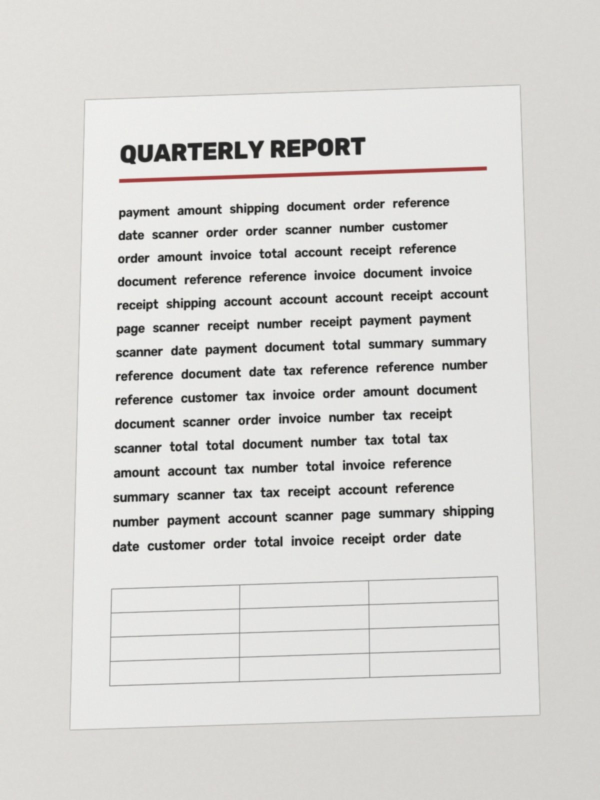
#> input picture app/assets/samples/low_contrast.jpg, 1200 x 1600 px (shown at 1/2 size); its folder holds only this picture in this run
$ python -i filters.py   (imports and definitions only)
#> lines starting #> are read from the running program, lines starting #| are printed output that depends on the picture
#> further down, picture is the input picture: shape (1600, 1200, 3); mean B, G, R 211.4, 214.2, 215
"""Enhancement filters applied to a flattened page, plus rotate and crop."""

from __future__ import annotations

from enum import Enum

import cv2
import numpy as np


class Filter(str, Enum):
    ORIGINAL = "original"
    GRAYSCALE = "grayscale"
    BW = "bw"
    MAGIC_COLOR = "magic_color"


def _background(channel: np.ndarray) -> np.ndarray:
    """Estimate the paper/illumination level per pixel (text removed), at low res for speed."""
    h, w = channel.shape
    s = min(1.0, 400 / max(h, w))
    small = cv2.resize(channel, (max(1, round(w * s)), max(1, round(h * s))), interpolation=cv2.INTER_AREA)
    # Small kernels follow hard shadow edges closely (big ones leave a grey band).
    k = max(3, (min(small.shape) // 40) | 1)
    bg = cv2.dilate(small, cv2.getStructuringElement(cv2.MORPH_ELLIPSE, (k, k)))  # erase dark ink
    bg = cv2.medianBlur(bg, k * 2 + 1)
    bg = cv2.GaussianBlur(bg, (0, 0), k / 4)
    return cv2.resize(bg, (w, h), interpolation=cv2.INTER_LINEAR)


def remove_shadows(image: np.ndarray) -> np.ndarray:
    """Divide each channel by its estimated background so the paper becomes evenly white."""
    chans = cv2.split(image) if image.ndim == 3 else [image]
    out = []
    for c in chans:
        bg = _background(c).astype(np.float32)
        out.append(np.clip(c.astype(np.float32) / np.maximum(bg, 1) * 255, 0, 255).astype(np.uint8))
#> this loop made 3 passes
#> pass 1, in _background, `small = cv2.resize(channel, (max(1, round(w * s)), max(1, round(h * s)..`:
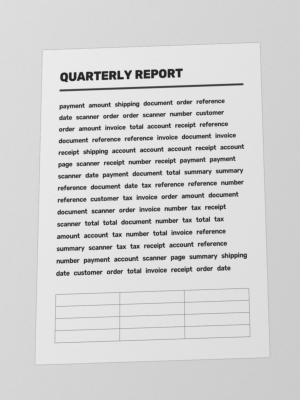
#> small: shape (400, 300); min 35, max 237, mean 211.4
#> pass 1, in _background, `bg = cv2.dilate(small, cv2.getStructuringElement(cv2.MORPH_ELLIPSE, (k..`:
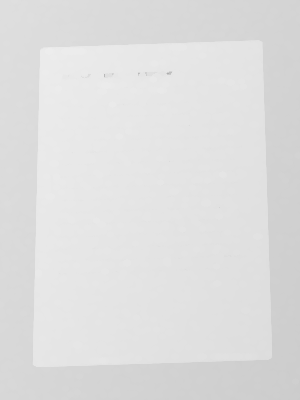
#> bg: shape (400, 300); min 174, max 237, mean 222.7
#> after the loop, out = 3 items
    return cv2.merge(out) if len(out) > 1 else out[0]
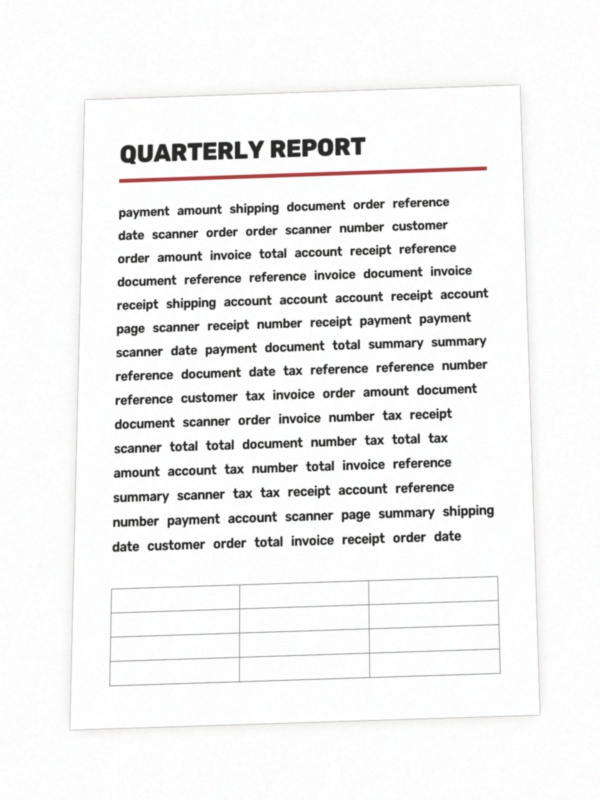
#> returned value: shape (1600, 1200, 3) (shown at 1/2 size); mean of channels 0, 1, 2 241.7, 241.9, 242.1; drawn as B, G, R


def grayscale(image: np.ndarray) -> np.ndarray:
    return cv2.cvtColor(image, cv2.COLOR_BGR2GRAY) if image.ndim == 3 else image.copy()


PHOTO_STRIP = 0.3  # depth of the strip along each short side searched for an ID card's photo
PHOTO_MIN_TONE = 0.2  # share of photo-like pixels a strip needs (and 1.5x the other side's)


# [36 lines left out: functions photo_strip, black_and_white, not called in this run]


def magic_color(image: np.ndarray) -> np.ndarray:
    """Shadow removal + local contrast + a little saturation, like CamScanner's 'Magic Color'."""
    if image.ndim == 2:
        image = cv2.cvtColor(image, cv2.COLOR_GRAY2BGR)
    flat = remove_shadows(image)
    lab = cv2.cvtColor(flat, cv2.COLOR_BGR2LAB)
#> lab: shape (1600, 1200, 3); mean of channels 0, 1, 2 242.9, 128.1, 128.1
    lightness, a, b = cv2.split(lab)
    lightness = cv2.createCLAHE(clipLimit=1.5, tileGridSize=(8, 8)).apply(lightness)
    # push near-white paper to pure white and deepen ink
    lightness = cv2.LUT(lightness, np.clip((np.arange(256) - 20) * 255 / 215, 0, 255).astype(np.uint8))
    out = cv2.cvtColor(cv2.merge([lightness, a, b]), cv2.COLOR_LAB2BGR)
    hsv = cv2.cvtColor(out, cv2.COLOR_BGR2HSV).astype(np.float32)
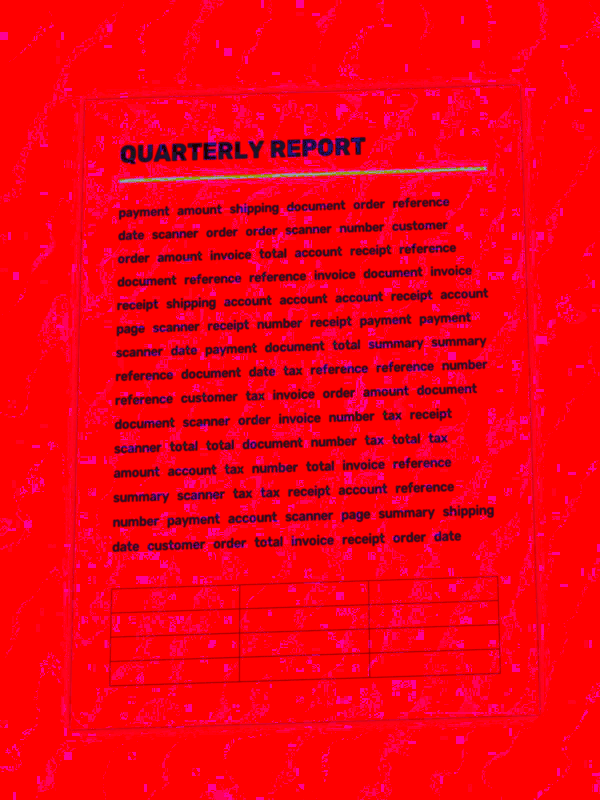
#> hsv: shape (1600, 1200, 3) float32 (shown at 1/2 size); mean B, G, R 15.2, 1.2, 244
    hsv[..., 1] = np.clip(hsv[..., 1] * 1.25, 0, 255)
    return cv2.cvtColor(hsv.astype(np.uint8), cv2.COLOR_HSV2BGR)


# [26 lines left out: functions apply_filter, rotate, crop, not called in this run]

>>> import cv2
>>> picture = cv2.imread('../../app/assets/samples/low_contrast.jpg')
>>> result = magic_color(picture)

$ run again, on app/assets/samples/strong_perspective.jpg
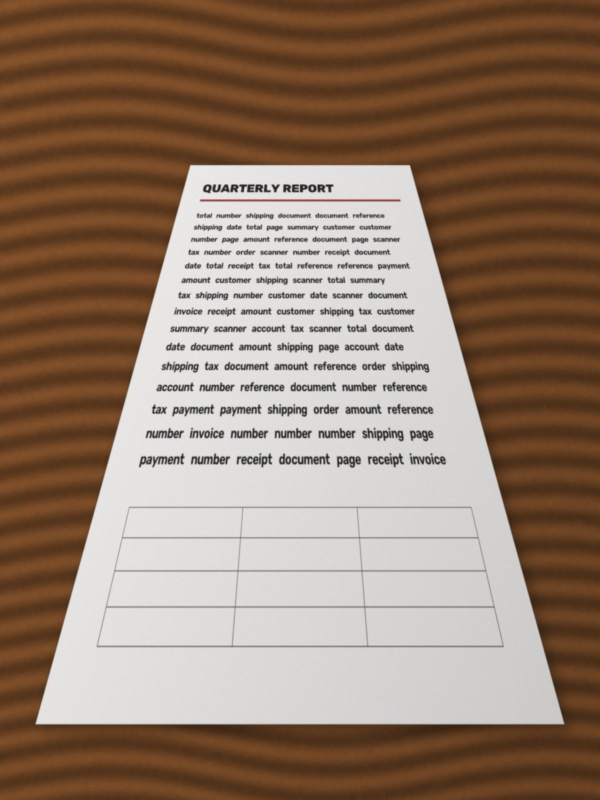
#> input picture app/assets/samples/strong_perspective.jpg, 1200 x 1600 px (shown at 1/2 size)
#> picture is the input picture: shape (1600, 1200, 3); mean B, G, R 108.4, 125.9, 148.1
#> the loop in remove_shadows, `for c in chans:` made 3 passes
#> after the loop in remove_shadows, `for c in chans:`:
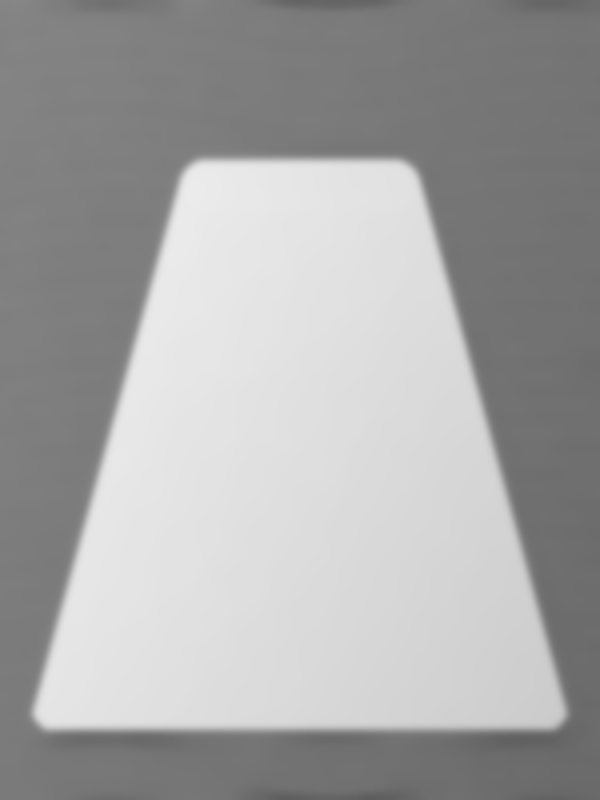
#> bg: shape (1600, 1200) float32 (shown at 1/2 size); min 93, max 235, mean 166.3
#> after the loop in remove_shadows, `for c in chans:`: out = 3 items
#> lab: shape (1600, 1200, 3); mean of channels 0, 1, 2 224.7, 128.2, 130.3
#> in magic_color, `hsv[..., 1] = np.clip(hsv[..., 1] * 1.25, 0, 255)`:
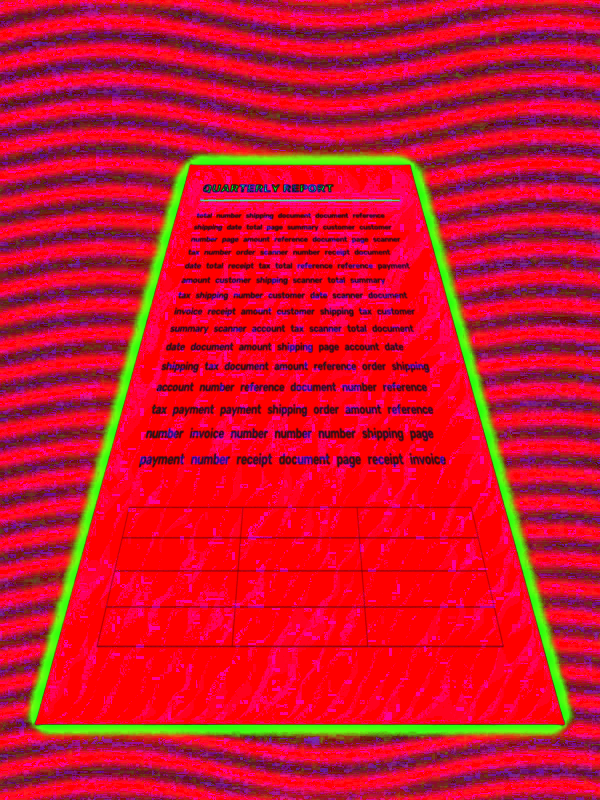
#> hsv: shape (1600, 1200, 3) float32 (shown at 1/2 size); mean B, G, R 42.3, 18.7, 208.4

$ run again, on app/assets/samples/tilted_paper.jpg
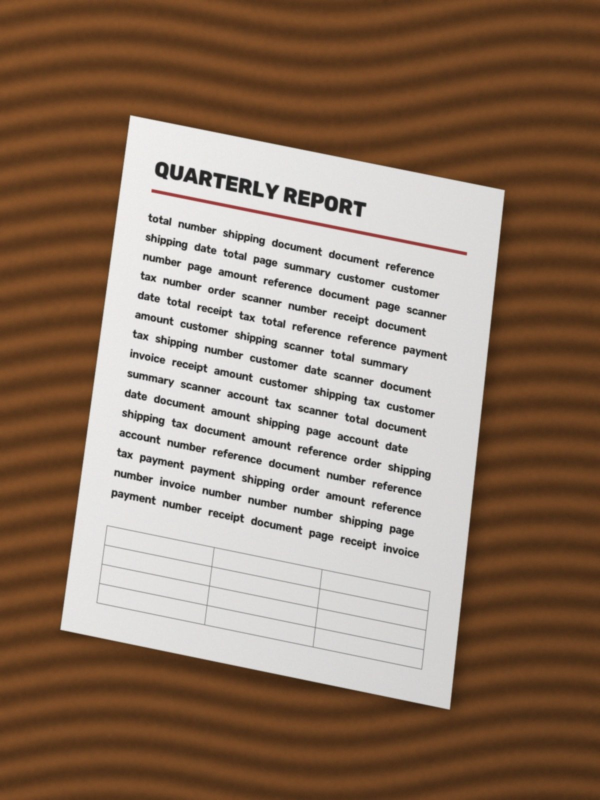
#> input picture app/assets/samples/tilted_paper.jpg, 1200 x 1600 px (shown at 1/2 size)
#> picture is the input picture: shape (1600, 1200, 3); mean B, G, R 104.6, 122.4, 145
#> the loop in remove_shadows, `for c in chans:` made 3 passes
#> after the loop in remove_shadows, `for c in chans:`:
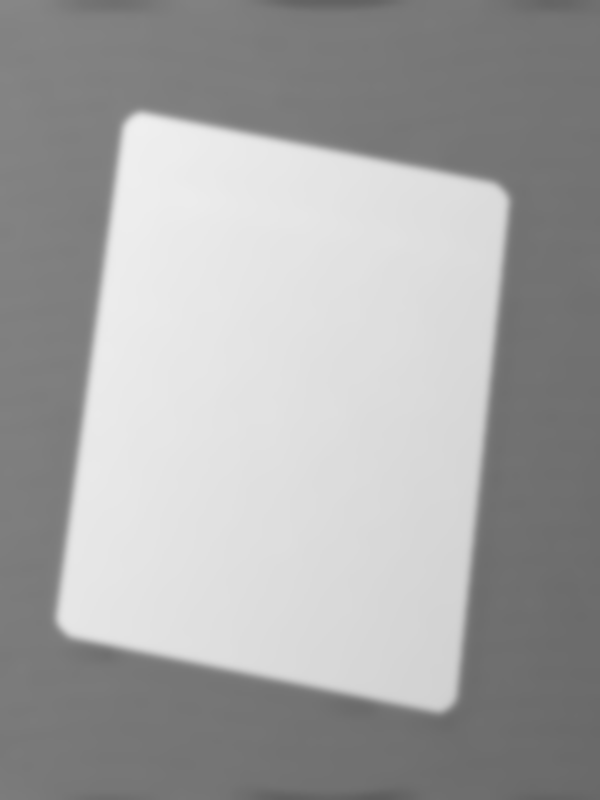
#> bg: shape (1600, 1200) float32 (shown at 1/2 size); min 93, max 239, mean 165.3
#> after the loop in remove_shadows, `for c in chans:`: out = 3 items
#> lab: shape (1600, 1200, 3); mean of channels 0, 1, 2 222.3, 128.2, 130.1
#> in magic_color, `hsv[..., 1] = np.clip(hsv[..., 1] * 1.25, 0, 255)`:
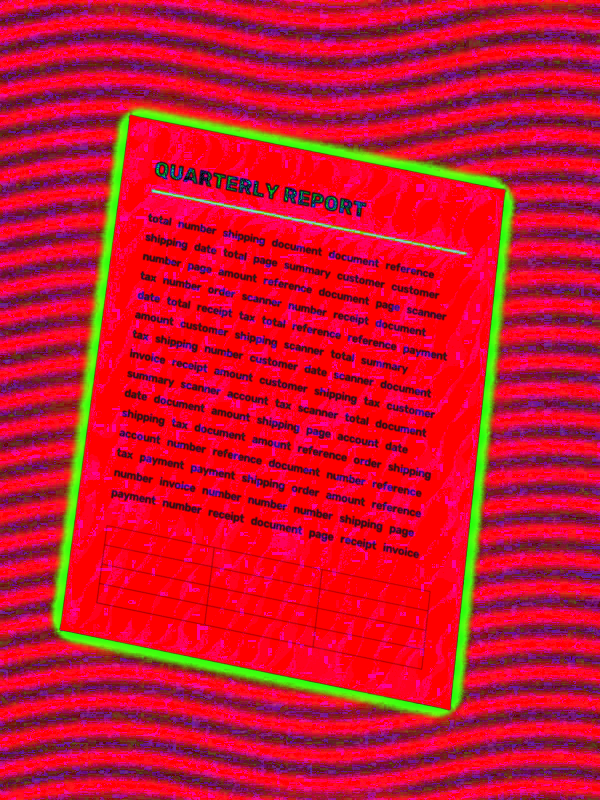
#> hsv: shape (1600, 1200, 3) float32 (shown at 1/2 size); mean B, G, R 44.3, 18.6, 205.5
